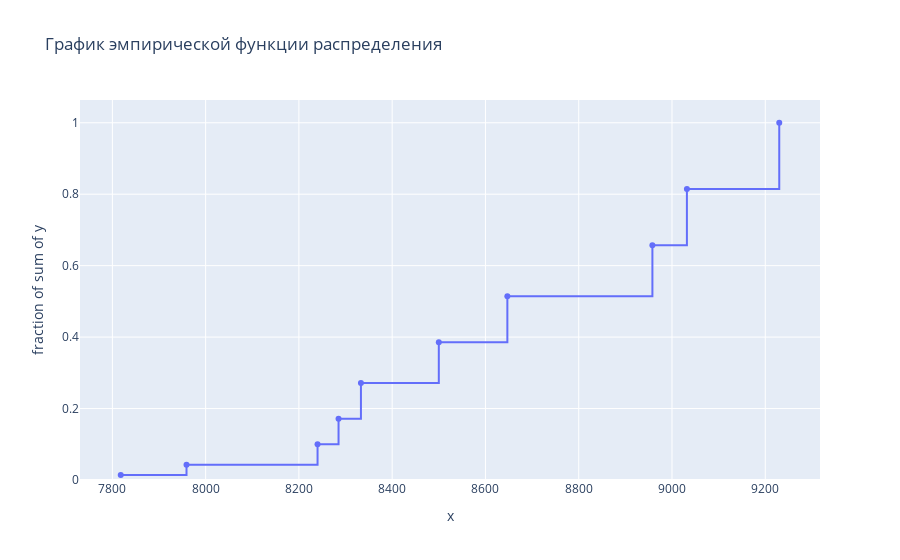

The cell this chart's notebook holds for it:
### Markdown cell above
### График эмпирической функции распределения

### Code cell
fig = px.ecdf(x=unique, y=emp_func.values.tolist()[0], markers=True, title='График эмпирической функции распределения')
fig.show()

### Figure 1 — Plotly figure (JSON) as saved in the notebook; plotly's stock layout.template omitted (floating-point values rounded to 4 significant figures)
{"data": [{"hovertemplate": "x=%{x}<br>fraction of sum of y=%{y}<extra></extra>", "legendgroup": "", "line": {"dash": "solid", "shape": "hv"}, "marker": {"color": "#636efa", "symbol": "circle"}, "mode": "lines+markers", "name": "", "orientation": "v", "showlegend": false, "type": "scatter", "x": [7818, 7959, 8240, 8285, 8333, 8500, 8647, 8958, 9032, 9230], "xaxis": "x", "y": [0.01429, 0.04286, 0.1, 0.1714, 0.2714, 0.3857, 0.5143, 0.6571, 0.8143, 1], "yaxis": "y"}], "layout": {"legend": {"tracegroupgap": 0}, "title": {"text": "График эмпирической функции распределения"}, "xaxis": {"anchor": "y", "domain": [0, 1], "title": {"text": "x"}}, "yaxis": {"anchor": "x", "domain": [0, 1], "rangemode": "tozero", "title": {"text": "fraction of sum of y"}}}}
